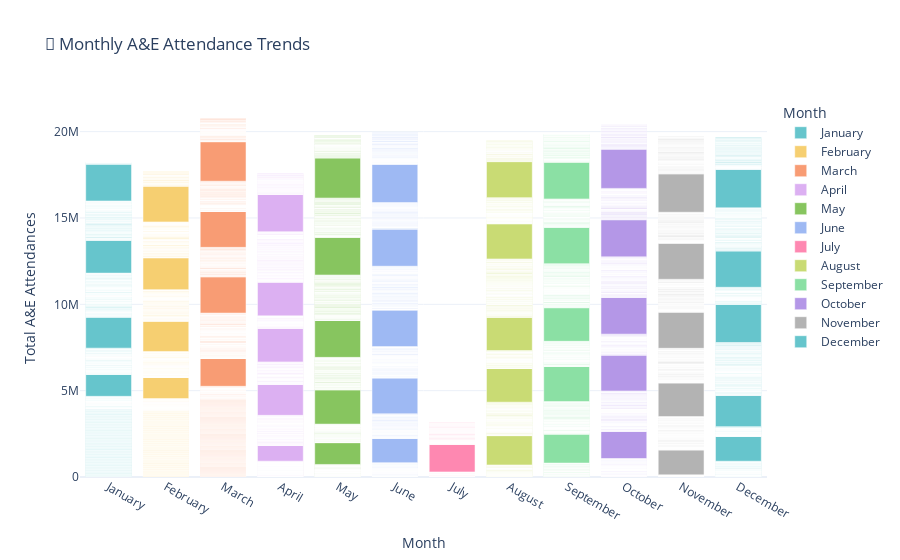

This figure's notebook cell:
### Markdown cell above
### Monthly Trends in A&E Attendance
Seasonal variations can impact A&E demand, so we visualize attendance across months.

### Code cell
fig = px.bar(nhs_data, x="month", y="total_a&e_attendances", 
             title="📅 Monthly A&E Attendance Trends",
             labels={"month": "Month", "total_a&e_attendances": "Total A&E Attendances"},
             color="month", 
             color_discrete_sequence=px.colors.qualitative.Pastel)

fig.update_layout(xaxis_title="Month", 
                  yaxis_title="Total A&E Attendances",
                  template="plotly_white")

fig.show()

### Figure 1 — Plotly figure (JSON) as saved in the notebook; plotly's stock layout.template omitted (floating-point values rounded to 4 significant figures; data arrays with more than 128 entries replaced by an {"elided": "..."} marker saying what was removed)
{"data": [{"hovertemplate": "Month=%{x}<br>Total A&E Attendances=%{y}<extra></extra>", "legendgroup": "January", "marker": {"color": "rgb(102, 197, 204)", "pattern": {"shape": ""}}, "name": "January", "orientation": "v", "showlegend": true, "textposition": "auto", "type": "bar", "x": {"elided": "1061 str values"}, "xaxis": "x", "y": {"elided": "1061 float values"}, "yaxis": "y"}, {"hovertemplate": "Month=%{x}<br>Total A&E Attendances=%{y}<extra></extra>", "legendgroup": "February", "marker": {"color": "rgb(246, 207, 113)", "pattern": {"shape": ""}}, "name": "February", "orientation": "v", "showlegend": true, "textposition": "auto", "type": "bar", "x": {"elided": "1059 str values"}, "xaxis": "x", "y": {"elided": "1059 float values"}, "yaxis": "y"}, {"hovertemplate": "Month=%{x}<br>Total A&E Attendances=%{y}<extra></extra>", "legendgroup": "March", "marker": {"color": "rgb(248, 156, 116)", "pattern": {"shape": ""}}, "name": "March", "orientation": "v", "showlegend": true, "textposition": "auto", "type": "bar", "x": {"elided": "1053 str values"}, "xaxis": "x", "y": {"elided": "1053 float values"}, "yaxis": "y"}, {"hovertemplate": "Month=%{x}<br>Total A&E Attendances=%{y}<extra></extra>", "legendgroup": "April", "marker": {"color": "rgb(220, 176, 242)", "pattern": {"shape": ""}}, "name": "April", "orientation": "v", "showlegend": true, "textposition": "auto", "type": "bar", "x": {"elided": "1042 str values"}, "xaxis": "x", "y": {"elided": "1042 float values"}, "yaxis": "y"}, {"hovertemplate": "Month=%{x}<br>Total A&E Attendances=%{y}<extra></extra>", "legendgroup": "May", "marker": {"color": "rgb(135, 197, 95)", "pattern": {"shape": ""}}, "name": "May", "orientation": "v", "showlegend": true, "textposition": "auto", "type": "bar", "x": {"elided": "1043 str values"}, "xaxis": "x", "y": {"elided": "1043 float values"}, "yaxis": "y"}, {"hovertemplate": "Month=%{x}<br>Total A&E Attendances=%{y}<extra></extra>", "legendgroup": "June", "marker": {"color": "rgb(158, 185, 243)", "pattern": {"shape": ""}}, "name": "June", "orientation": "v", "showlegend": true, "textposition": "auto", "type": "bar", "x": {"elided": "1038 str values"}, "xaxis": "x", "y": {"elided": "1038 float values"}, "yaxis": "y"}, {"hovertemplate": "Month=%{x}<br>Total A&E Attendances=%{y}<extra></extra>", "legendgroup": "July", "marker": {"color": "rgb(254, 136, 177)", "pattern": {"shape": ""}}, "name": "July", "orientation": "v", "showlegend": true, "textposition": "auto", "type": "bar", "x": {"elided": "827 str values"}, "xaxis": "x", "y": {"elided": "827 float values"}, "yaxis": "y"}, {"hovertemplate": "Month=%{x}<br>Total A&E Attendances=%{y}<extra></extra>", "legendgroup": "August", "marker": {"color": "rgb(201, 219, 116)", "pattern": {"shape": ""}}, "name": "August", "orientation": "v", "showlegend": true, "textposition": "auto", "type": "bar", "x": {"elided": "1034 str values"}, "xaxis": "x", "y": {"elided": "1034 float values"}, "yaxis": "y"}, {"hovertemplate": "Month=%{x}<br>Total A&E Attendances=%{y}<extra></extra>", "legendgroup": "September", "marker": {"color": "rgb(139, 224, 164)", "pattern": {"shape": ""}}, "name": "September", "orientation": "v", "showlegend": true, "textposition": "auto", "type": "bar", "x": {"elided": "1033 str values"}, "xaxis": "x", "y": {"elided": "1033 float values"}, "yaxis": "y"}, {"hovertemplate": "Month=%{x}<br>Total A&E Attendances=%{y}<extra></extra>", "legendgroup": "October", "marker": {"color": "rgb(180, 151, 231)", "pattern": {"shape": ""}}, "name": "October", "orientation": "v", "showlegend": true, "textposition": "auto", "type": "bar", "x": {"elided": "1033 str values"}, "xaxis": "x", "y": {"elided": "1033 float values"}, "yaxis": "y"}, {"hovertemplate": "Month=%{x}<br>Total A&E Attendances=%{y}<extra></extra>", "legendgroup": "November", "marker": {"color": "rgb(179, 179, 179)", "pattern": {"shape": ""}}, "name": "November", "orientation": "v", "showlegend": true, "textposition": "auto", "type": "bar", "x": {"elided": "1032 str values"}, "xaxis": "x", "y": {"elided": "1032 float values"}, "yaxis": "y"}, {"hovertemplate": "Month=%{x}<br>Total A&E Attendances=%{y}<extra></extra>", "legendgroup": "December", "marker": {"color": "rgb(102, 197, 204)", "pattern": {"shape": ""}}, "name": "December", "orientation": "v", "showlegend": true, "textposition": "auto", "type": "bar", "x": {"elided": "1032 str values"}, "xaxis": "x", "y": {"elided": "1032 float values"}, "yaxis": "y"}], "layout": {"barmode": "relative", "legend": {"title": {"text": "Month"}, "tracegroupgap": 0}, "title": {"text": "📅 Monthly A&E Attendance Trends"}, "xaxis": {"anchor": "y", "categoryarray": ["January", "February", "March", "April", "May", "June", "July", "August", "September", "October", "November", "December"], "categoryorder": "array", "domain": [0, 1], "title": {"text": "Month"}}, "yaxis": {"anchor": "x", "domain": [0, 1], "title": {"text": "Total A&E Attendances"}}}}
